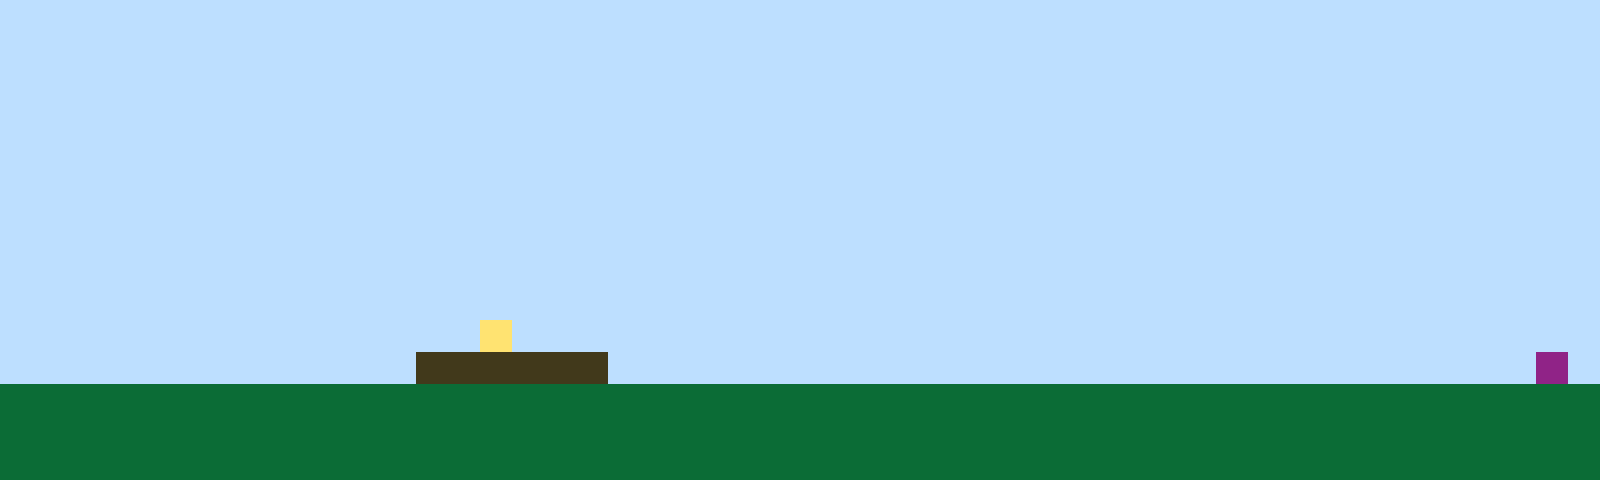

Rendered tile map (Tiled .tmx) drawn with the repository's tilesets; below, a short description and the full map source, tile grids included:
An orthogonal 50x15 tile map with 32x32 px tiles, 1 tile layer (Tile Layer 1).

<map version="1.10" tiledversion="1.11.2" orientation="orthogonal" renderorder="right-up" width="50" height="15" tilewidth="32" tileheight="32" infinite="0" nextlayerid="2" nextobjectid="1"><editorsettings><export target="map1.csv" format="csv" /></editorsettings><tileset firstgid="1" name="sprites" tilewidth="32" tileheight="32" tilecount="6" columns="3"><image source="sprites.png" width="96" height="64" /></tileset><layer id="1" name="Tile Layer 1" width="50" height="15"><data encoding="csv">1,1,1,1,1,1,1,1,1,1,1,1,1,1,1,1,1,1,1,1,1,1,1,1,1,1,1,1,1,1,1,1,1,1,1,1,1,1,1,1,1,1,1,1,1,1,1,1,1,1,1,1,1,1,1,1,1,1,1,1,1,1,1,1,1,1,1,1,1,1,1,1,1,1,1,1,1,1,1,1,1,1,1,1,1,1,1,1,1,1,1,1,1,1,1,1,1,1,1,1,1,1,1,1,1,1,1,1,1,1,1,1,1,1,1,1,1,1,1,1,1,1,1,1,1,1,1,1,1,1,1,1,1,1,1,1,1,1,1,1,1,1,1,1,1,1,1,1,1,1,1,1,1,1,1,1,1,1,1,1,1,1,1,1,1,1,1,1,1,1,1,1,1,1,1,1,1,1,1,1,1,1,1,1,1,1,1,1,1,1,1,1,1,1,1,1,1,1,1,1,1,1,1,1,1,1,1,1,1,1,1,1,1,1,1,1,1,1,1,1,1,1,1,1,1,1,1,1,1,1,1,1,1,1,1,1,1,1,1,1,1,1,1,1,1,1,1,1,1,1,1,1,1,1,1,1,1,1,1,1,1,1,1,1,1,1,1,1,1,1,1,1,1,1,1,1,1,1,1,1,1,1,1,1,1,1,1,1,1,1,1,1,1,1,1,1,1,1,1,1,1,1,1,1,1,1,1,1,1,1,1,1,1,1,1,1,1,1,1,1,1,1,1,1,1,1,1,1,1,1,1,1,1,1,1,1,1,1,1,1,1,1,1,1,1,1,1,1,1,1,1,1,1,1,1,1,1,1,1,1,1,1,1,1,1,1,1,1,1,1,1,1,1,1,1,1,1,1,1,1,1,1,1,1,1,1,1,1,1,1,1,1,1,1,1,1,1,1,1,1,1,1,1,1,1,1,1,1,1,1,1,1,1,1,1,1,1,1,1,1,1,1,1,1,1,1,1,1,1,1,1,1,1,1,1,1,1,1,1,1,1,1,1,1,1,1,1,1,1,1,1,1,1,1,1,1,1,1,1,1,1,1,1,1,1,1,1,1,1,1,1,1,1,1,1,1,1,1,1,1,1,1,1,1,1,1,1,1,1,1,1,1,1,1,1,1,1,1,1,1,1,1,1,1,1,1,1,1,1,1,1,1,1,1,1,4,1,1,1,1,1,1,1,1,1,1,1,1,1,1,1,1,1,1,1,1,1,1,1,1,1,1,1,1,1,1,1,1,1,1,1,1,1,1,1,1,1,1,1,1,1,1,1,3,3,3,3,3,3,1,1,1,1,1,1,1,1,1,1,1,1,1,1,1,1,1,1,1,1,1,1,1,1,1,1,1,1,1,6,1,2,2,2,2,2,2,2,2,2,2,2,2,2,2,2,2,2,2,2,2,2,2,2,2,2,2,2,2,2,2,2,2,2,2,2,2,2,2,2,2,2,2,2,2,2,2,2,2,2,2,2,2,2,2,2,2,2,2,2,2,2,2,2,2,2,2,2,2,2,2,2,2,2,2,2,2,2,2,2,2,2,2,2,2,2,2,2,2,2,2,2,2,2,2,2,2,2,2,2,2,2,2,2,2,2,2,2,2,2,2,2,2,2,2,2,2,2,2,2,2,2,2,2,2,2,2,2,2,2,2,2,2,2,2,2,2,2,2,2,2,2,2,2,2,2,2,2,2,2,2</data></layer></map>
